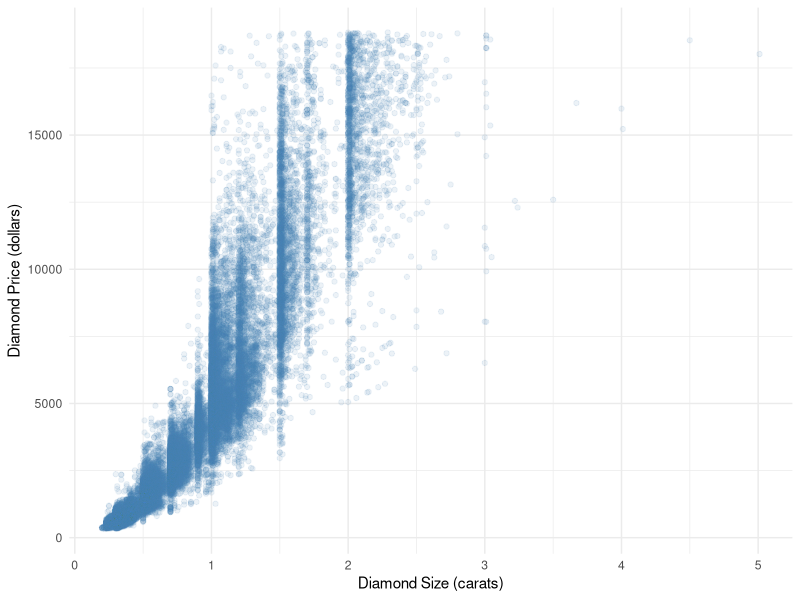
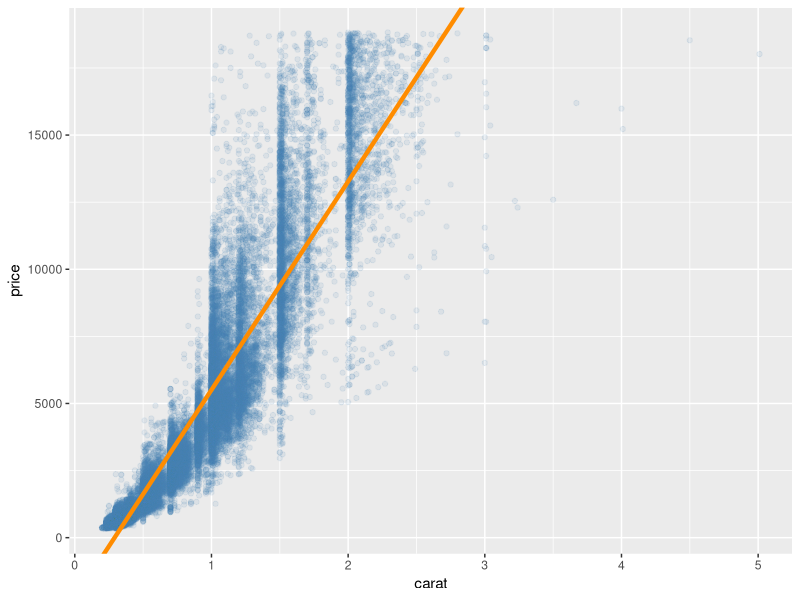
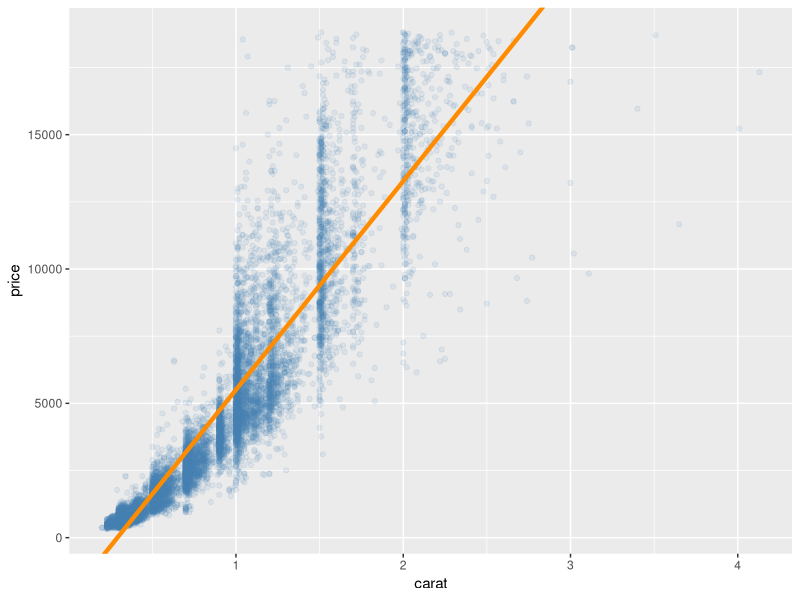
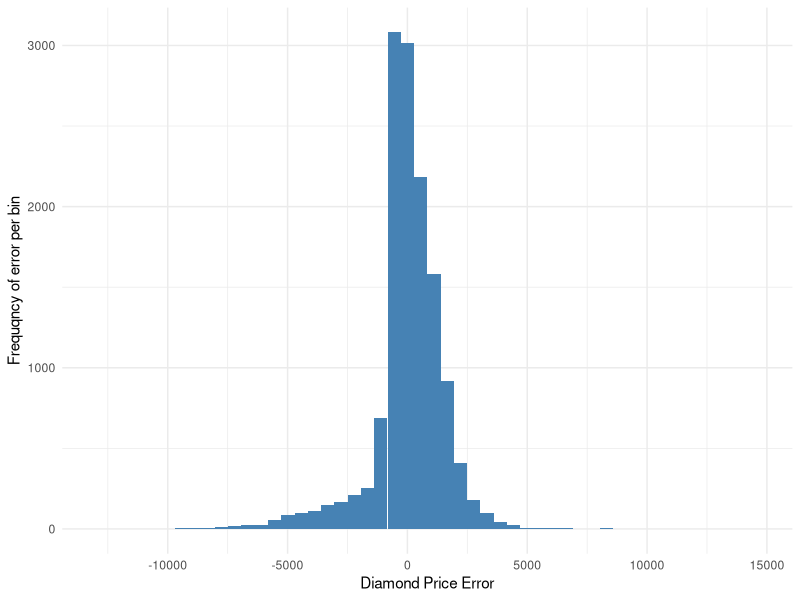
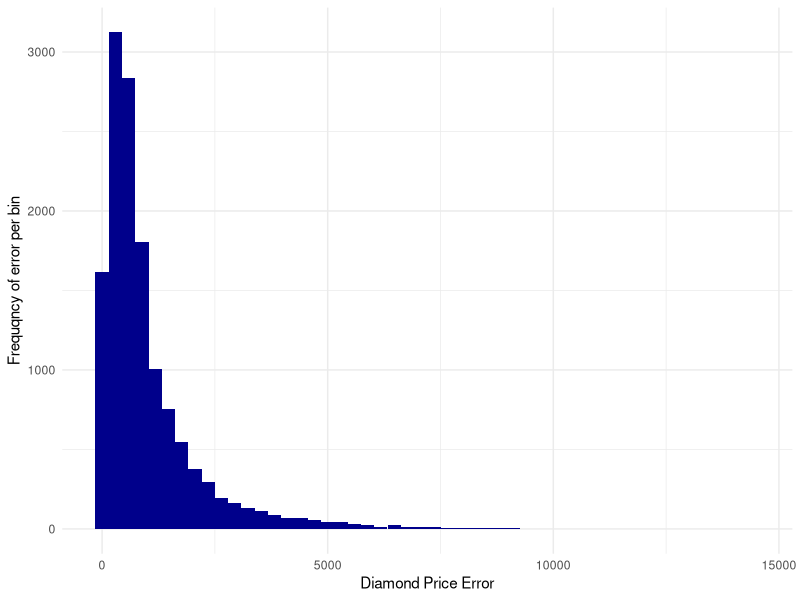

Write the R code that produced these figures, in order.
## ---- chunk 1
library(dplyr)
library(ggplot2)
library(caret)
data("diamonds")
## ---- chunk 2
set.seed(99)
idx_train <- as.vector(createDataPartition(y = 1:nrow(diamonds), 
                                           times = 1, 
                                           p = 0.75, 
                                           list = FALSE))
## ---- chunk 3
train_data <- diamonds %>%
  mutate(idx_row = 1:n()) %>%
  filter(idx_row %in% idx_train)

test_data <- diamonds %>%
  mutate(idx_row = 1:n()) %>%
  filter(!(idx_row %in% idx_train))

dim(train_data)
dim(test_data)
## ---- chunk 4
ggplot(data = train_data) +
  geom_point(mapping = aes(x = carat, y = price),
             color = 'steelblue', alpha = 0.1) +
  labs(x = "Diamond Size (carats)", y = "Diamond Price (dollars)") + 
  theme_minimal()
## ---- chunk 5
features_train <- train_data %>%
  select(carat)

features_test <- test_data %>%
  select(carat)

labels_train <- train_data$price
## ---- chunk 6
summary(labels_train)
## ---- chunk 7
model <- train(x = features_train, y = labels_train, method = 'lm')
model$results
model$finalModel$coefficients
## ---- chunk 8
ggplot(data = train_data) +
  geom_point(mapping = aes(x = carat, y = price),
             color = 'steelblue', alpha = 0.1) +
  geom_abline(intercept = model$finalModel$coefficients[[1]],
              slope = model$finalModel$coefficients[[2]],
              color = 'dark orange', size = 1.5)
  labs(x = "Diamond Size (carats)", y = "Diamond Price (dollars)") + 
  theme_minimal()
## ---- chunk 9
pred <- as.vector(predict(model, features_test))
head(pred)
## ---- chunk 10
test_data <- test_data %>%
  select(carat, price) %>%
  mutate(model_pred = pred) %>%
  mutate(error = (pred - price),
         abs_error = abs(pred - price),
         sq_error = (pred - price) ^ 2)
test_data
## ---- chunk 11
ggplot(data = test_data) +
  geom_point(mapping = aes(x = carat, y = price),
             color = 'steelblue', alpha = 0.1) +
  geom_abline(intercept = model$finalModel$coefficients[[1]],
              slope = model$finalModel$coefficients[[2]],
              color = 'dark orange', size = 1.5)
  labs(x = "Diamond Size (carats)", y = "Diamond Price (dollars)") + 
  theme_minimal()
## ---- chunk 12
ggplot(data = test_data) +
  geom_histogram(mapping = aes(x = error), bins = 50,
                 fill = 'steelblue') +
  labs(x = "Diamond Price Error", y = "Frequqncy of error per bin") +
  theme_minimal()
## ---- chunk 13
ggplot(data = test_data) +
  geom_histogram(mapping = aes(x = abs_error), bins = 50,
                 fill = 'dark blue') +
  labs(x = "Diamond Price Error", y = "Frequqncy of error per bin") +
  theme_minimal()
